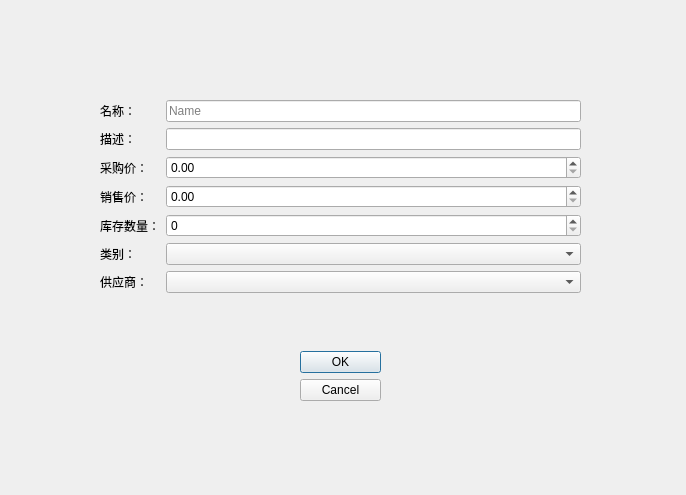
<?xml version="1.0" encoding="UTF-8"?>
<ui version="4.0">
 <class>ProductDialog</class>
 <widget class="QDialog" name="ProductDialog">
  <property name="geometry">
   <rect>
    <x>0</x>
    <y>0</y>
    <width>686</width>
    <height>495</height>
   </rect>
  </property>
  <property name="windowTitle">
   <string>Dialog</string>
  </property>
  <widget class="QDialogButtonBox" name="buttonBox">
   <property name="geometry">
    <rect>
     <x>300</x>
     <y>340</y>
     <width>81</width>
     <height>71</height>
    </rect>
   </property>
   <property name="orientation">
    <enum>Qt::Orientation::Vertical</enum>
   </property>
   <property name="standardButtons">
    <set>QDialogButtonBox::StandardButton::Cancel|QDialogButtonBox::StandardButton::Ok</set>
   </property>
   <property name="centerButtons">
    <bool>true</bool>
   </property>
  </widget>
  <widget class="QWidget" name="formLayoutWidget">
   <property name="geometry">
    <rect>
     <x>100</x>
     <y>100</y>
     <width>481</width>
     <height>223</height>
    </rect>
   </property>
   <layout class="QFormLayout" name="formLayout">
    <item row="0" column="0">
     <widget class="QLabel" name="label">
      <property name="text">
       <string>名称：</string>
      </property>
     </widget>
    </item>
    <item row="0" column="1">
     <widget class="QLineEdit" name="productNameLineEdit">
      <property name="placeholderText">
       <string>Name</string>
      </property>
     </widget>
    </item>
    <item row="1" column="0">
     <widget class="QLabel" name="label_2">
      <property name="text">
       <string>描述：</string>
      </property>
     </widget>
    </item>
    <item row="1" column="1">
     <widget class="QLineEdit" name="descriptionTextEdit"/>
    </item>
    <item row="2" column="0">
     <widget class="QLabel" name="label_3">
      <property name="text">
       <string>采购价：</string>
      </property>
     </widget>
    </item>
    <item row="2" column="1">
     <widget class="QDoubleSpinBox" name="purchasePriceSpinBox"/>
    </item>
    <item row="3" column="0">
     <widget class="QLabel" name="label_4">
      <property name="text">
       <string>销售价：</string>
      </property>
     </widget>
    </item>
    <item row="3" column="1">
     <widget class="QDoubleSpinBox" name="sellingPriceSpinBox"/>
    </item>
    <item row="4" column="0">
     <widget class="QLabel" name="label_5">
      <property name="text">
       <string>库存数量：</string>
      </property>
     </widget>
    </item>
    <item row="4" column="1">
     <widget class="QSpinBox" name="stockQuantitySpinBox"/>
    </item>
    <item row="5" column="0">
     <widget class="QLabel" name="label_6">
      <property name="text">
       <string>类别：</string>
      </property>
     </widget>
    </item>
    <item row="6" column="0">
     <widget class="QLabel" name="label_7">
      <property name="text">
       <string>供应商：</string>
      </property>
     </widget>
    </item>
    <item row="6" column="1">
     <widget class="QComboBox" name="supplierComboBox"/>
    </item>
    <item row="5" column="1">
     <widget class="QComboBox" name="categoryComboBox"/>
    </item>
   </layout>
  </widget>
 </widget>
 <resources/>
 <connections>
  <connection>
   <sender>buttonBox</sender>
   <signal>accepted()</signal>
   <receiver>ProductDialog</receiver>
   <slot>accept()</slot>
   <hints>
    <hint type="sourcelabel">
     <x>248</x>
     <y>254</y>
    </hint>
    <hint type="destinationlabel">
     <x>157</x>
     <y>274</y>
    </hint>
   </hints>
  </connection>
  <connection>
   <sender>buttonBox</sender>
   <signal>rejected()</signal>
   <receiver>ProductDialog</receiver>
   <slot>reject()</slot>
   <hints>
    <hint type="sourcelabel">
     <x>316</x>
     <y>260</y>
    </hint>
    <hint type="destinationlabel">
     <x>286</x>
     <y>274</y>
    </hint>
   </hints>
  </connection>
 </connections>
</ui>
